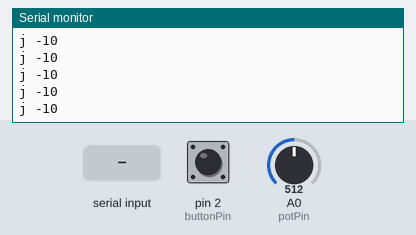
Bench run of a sketch on a simulated Arduino Uno, built with avr-gcc and run on an emulated ATmega328P. Parts: the last lines printed to the serial monitor. The inputs (shaded band) are chosen by the test bench; at power-on: pin 2 (buttonPin) LOW, A0 (potPin) = 512.

Above: at 1.2 s.
1.3 s: pin 2 (buttonPin) pulled HIGH for 0.15 s
At 1.32 s:
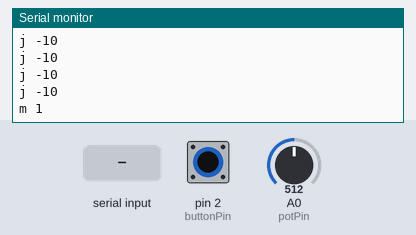
2.9 s: "90,45\n" received over Serial
5.4 s: A0 (potPin) set to 716
At 5.44 s:
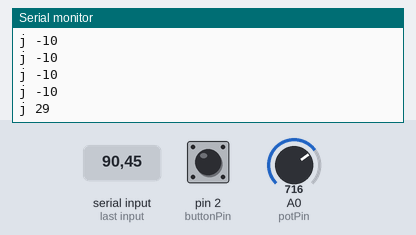
6.9 s: "30,150\n" received over Serial
8.4 s: A0 (potPin) set to 900
At 8.41 s:
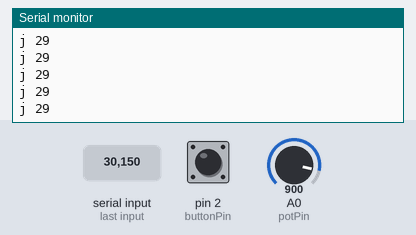
Timing chart, 0 to 10.9 s (numbered marks = the images above; inputs shaded):
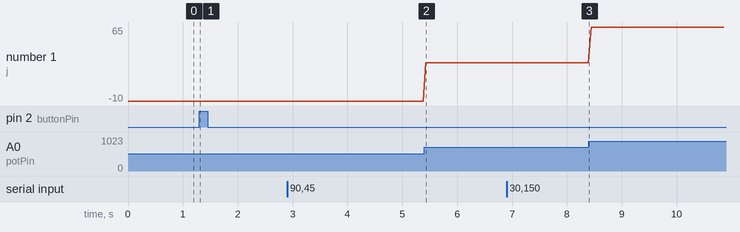

Measured:
- after the input at 1.3 s, the serial monitor: prints a new line at once (image 1)
- after the input at 5.4 s, the serial monitor: prints a new line at once (image 2)
- plotted number 1: -10 → 29 after the input at 5.4 s, 29 → 65 after the input at 8.4 s

The sketch:

PotButton.ino
```cpp
#include <Arduino.h>
#define buttonPin 2
#define potPin 0

// mode of robot control
volatile boolean changeMode = false;
volatile int mode = 0;

// check interrupt time to eliminate hardware bouncing
volatile long oldTime = 0;
long btnBounceThresh = 250;

// angle of robot joint
//int maxAngle = 90; // uncomment for J0
//int minAngle = -90;  // uncomment for J0
//int maxAngle = 110;  // uncomment for J1
//int minAngle = 0; // uncomment for J1
int maxAngle = 90; // uncomment for J2
int minAngle = -110;  // uncomment for J2
int deltaAngle = maxAngle - minAngle;

void setup() {
  Serial.begin(9600);
  pinMode(buttonPin,INPUT);
  pinMode(potPin,INPUT);
  attachInterrupt(digitalPinToInterrupt(buttonPin), handleButtonInterrupt, RISING);
}

void loop() {
  if (Serial.available() > 0) {
    String tmp = Serial.readStringUntil("\n");
    Serial.println(tmp.toInt());
    mode = tmp.toInt();
    changeMode = false;
  }
  if (changeMode) {
    Serial.print("m ");
    Serial.println(mode);
    changeMode = false;
  } else {
    int angle = deltaAngle*(analogRead(potPin)/1024.0)+minAngle;
    Serial.print("j ");
    Serial.println(angle);
  }
  delay(50);
}

void handleButtonInterrupt() {
  long delta = millis() - oldTime;
  if (delta > btnBounceThresh) {
    changeMode = true;
    mode = mode%3 + 1;
    oldTime = millis();
  }
}
```
